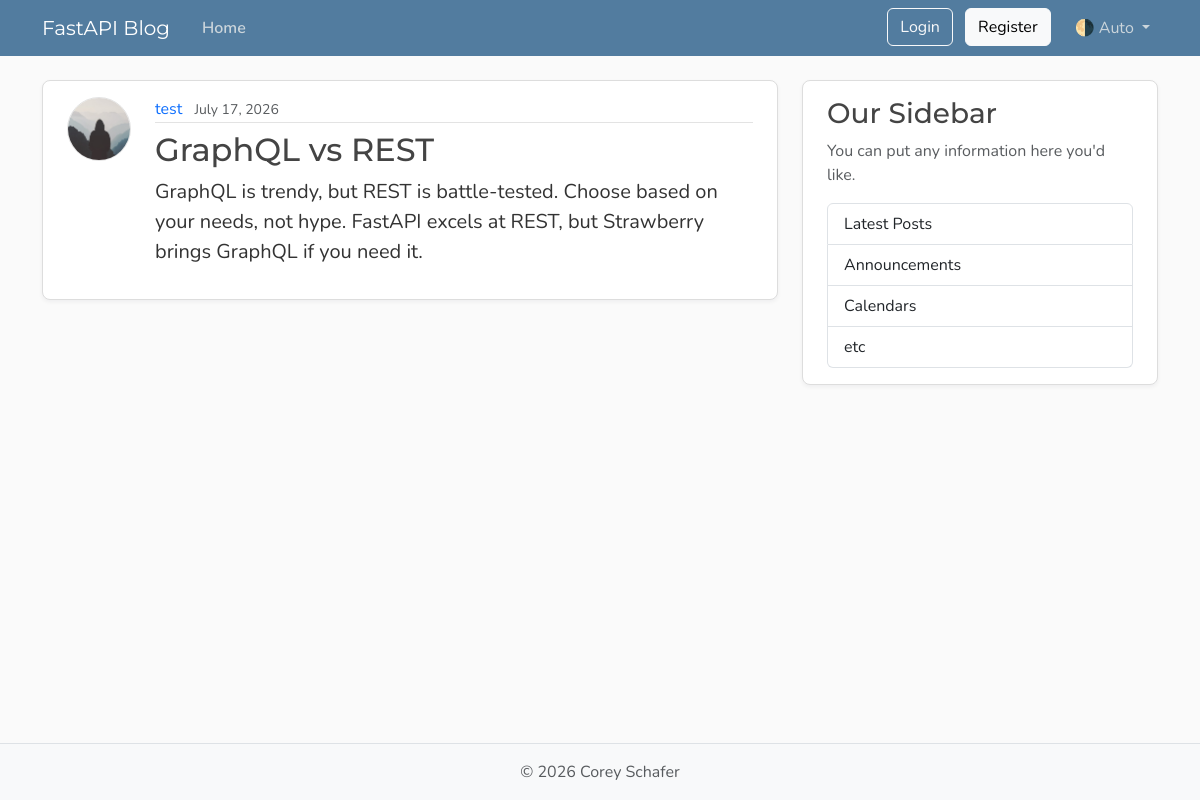
/posts/3, run on an earlier commit of the app's database.
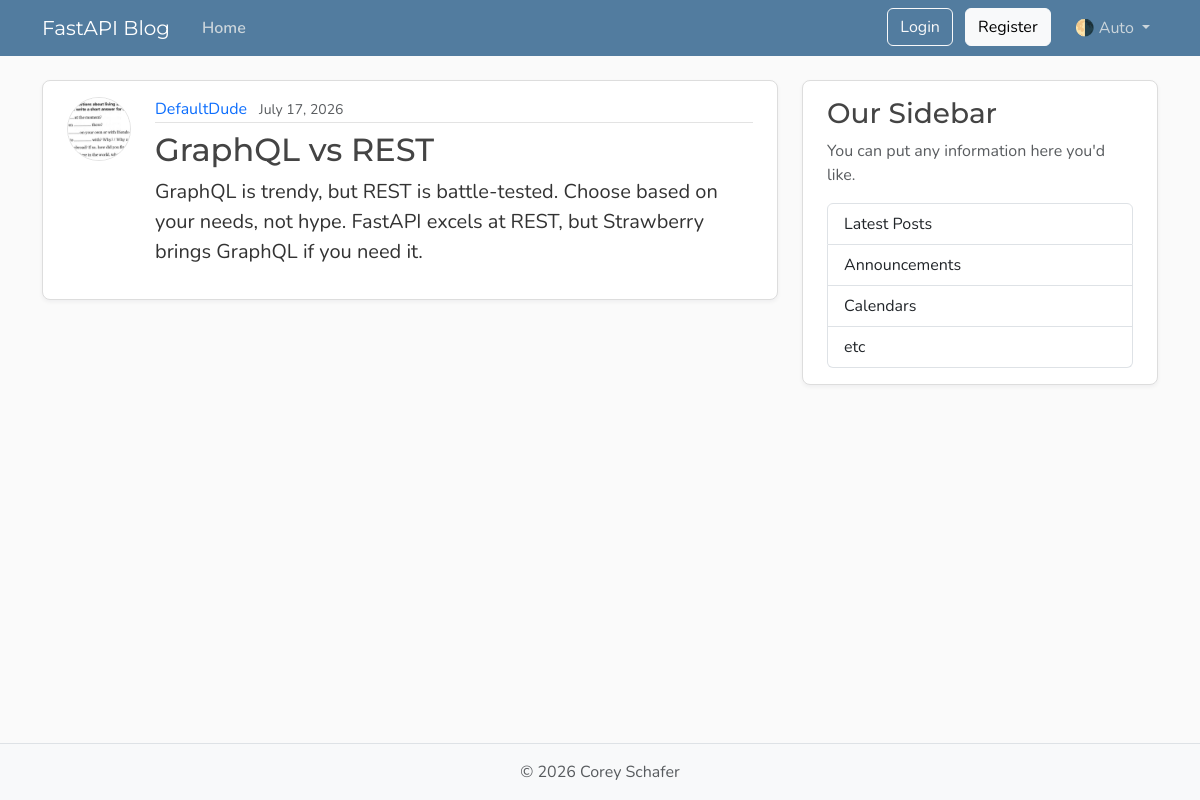
And on a later commit of the database.
### models.py (models this page shows, shortened)
class User(Base):
    __tablename__ = "users"
    id: Mapped[int] = mapped_column(Integer, primary_key=True, index=True)
    username: Mapped[str] = mapped_column(String(50), unique=True, nullable=False)
    email: Mapped[str] = mapped_column(String(120), unique=True, nullable=False)
    password_hash: Mapped[str] = mapped_column(String(200), nullable=False)
    image_file: Mapped[str | None] = mapped_column(
        String(200),
        nullable=True,
        default=None,
    )
    posts: Mapped[list[Post]] = relationship(back_populates="author", cascade="all, delete-orphan")
    reset_tokens: Mapped[list[PasswordResetToken]] = relationship(
            back_populates="user",
            cascade="all, delete-orphan",
        )

class Post(Base):
    __tablename__ = "posts"
    id: Mapped[int] = mapped_column(Integer, primary_key=True, index=True)
    title: Mapped[str] = mapped_column(String(100), nullable=False)
    content: Mapped[str] = mapped_column(Text, nullable=False)
    user_id: Mapped[int] = mapped_column(
        ForeignKey("users.id"),
        nullable=False,
        index=True,
    )
    date_posted: Mapped[datetime] = mapped_column(
        DateTime(timezone=True),
        default=lambda: datetime.now(UTC),
    )
    author: Mapped[User] = relationship(back_populates="posts")

### main.py (the view)
@app.get("/posts/{post_id}", include_in_schema=False)
async def post_page(request: Request, post_id: int, db: Annotated[AsyncSession, Depends(get_db)]):
    result = await db.execute(
        select(models.Post)
        .options(selectinload(models.Post.author))
        .where(models.Post.id == post_id))
    post = result.scalars().first()
    if post:
        title = post.title[:50]
        return templates.TemplateResponse(
            request,
            "post.html",
            {"post": post, "title": title},
        )
    raise HTTPException(status_code=status.HTTP_404_NOT_FOUND, detail="Post not found")

### templates/post.html (shortened to what this page needs)
{% extends "layout.html" %}
{% block content %}
  <article class="content-section py-3 px-4 mb-4">
    <div class="d-flex align-items-start gap-4">
      <img class="rounded-circle article-img flex-shrink-0"
           src="{{ post.author.image_path }}"
           alt="{{ post.author.username }}'s profile picture"
           width="64"
           height="64"
           loading="lazy">
      <div class="flex-grow-1">
        <div class="article-metadata mb-2">
          <a class="me-2" href="{{ url_for("user_posts", user_id=post.author.id) }}">{{ post.author.username }}</a>
          <small class="text-body-secondary">{{ post.date_posted.strftime('%B %d, %Y') }}</small>
        </div>
        <h2 class="article-title">{{ post.title }}</h2>
        <p class="article-content">{{ post.content }}</p>
      </div>
    </div>
  </article>
{% endblock content %}

### templates/layout.html (shortened to what this page needs)
<!DOCTYPE html>
<html lang="en">
<head>
  <link href="https://cdn.jsdelivr.net/npm/bootstrap@5.3.8/dist/css/bootstrap.min.css" rel="stylesheet"
>
  <link rel="stylesheet" type="text/css" href="{{ url_for('static', path='css/main.css') }}">
</head>
<body class="d-flex flex-column min-vh-100">
  <header class="site-header">
    <nav class="navbar navbar-expand-md bg-steel fixed-top" data-bs-theme="dark">
      <div class="container">
        <a class="navbar-brand me-4" href="{{ url_for('home') }}">FastAPI Blog</a>
        <div class="collapse navbar-collapse" id="navbarToggle">
          <div class="navbar-nav me-auto">
            <a class="nav-link active" aria-current="page" href="{{ url_for('home') }}">Home</a>
          </div>
          <div class="navbar-nav">
              <div id="loggedOutNav">
              <a class="btn btn-outline-light mb-2 mb-md-0 me-md-2"
                  href="{{ url_for("login_page") }}">Login</a>
              <a class="btn btn-light mb-2 mb-md-0 me-md-3"
                  href="{{ url_for("register_page") }}">Register</a>
              </div>
            <div class="nav-item dropdown">
              <a class="nav-link dropdown-toggle" href="#" role="button" id="bd-theme" data-bs-toggle="dropdown"
                aria-expanded="false">
                <span id="bd-theme-text">🌗 Auto</span>
              </a>
            </div>
          </div>
        </div>
      </div>
    </nav>
  </header>
  <main role="main" class="container">
    <div class="row">
      <div class="col-md-8">
        {% block content %}
        {% endblock content %}
      </div>
      <aside class="col-md-4">
        <div class="content-section py-3 px-4 mb-4">
          <h3>Our Sidebar</h3>
          <p class="text-body-secondary">You can put any information here you'd like.</p>
          <ul class="list-group">
            <li class="list-group-item">Latest Posts</li>
            <li class="list-group-item">Announcements</li>
            <li class="list-group-item">Calendars</li>
            <li class="list-group-item">etc</li>
          </ul>
        </div>
      </aside>
    </div>
  </main>
  <footer class="mt-auto py-3 bg-body-tertiary border-top">
    <div class="container text-center">
      <p class="text-body-secondary mb-0">
        © <span id="year"></span> Corey Schafer
      </p>
    </div>
  </footer>
</body>
</html>

### static/css/main.css (style rules this page uses)
:root { --font-heading: "Montserrat", system-ui, -apple-system, BlinkMacSystemFont, sans-serif; --font-body: "Nunito", system-ui, -apple-system, BlinkMacSystemFont, sans-serif; --color-bg-body: #fafafa; --color-bg-content: #ffffff; --color-text-primary: #333333; --color-text-heading: #444444; --color-steel: #527c9f; --color-nav-link: #cbd5db; --color-nav-link-hover: #ffffff; --color-link-hover: #428bca; --color-border: #dddddd; --color-border-light: #e3e3e3; --spacing-xl: 5rem; --article-img-size: 4rem; --account-img-size: 7.813rem; }
body { font-family: var(--font-body); background: var(--color-bg-body); color: var(--color-text-primary); }
main { padding-top: var(--spacing-xl); }
h1, h2, h3, h4, h5, h6 { font-family: var(--font-heading); color: var(--color-text-heading); }
.navbar-brand { font-family: var(--font-heading); }
a { text-decoration: none; }
.bg-steel { background-color: var(--color-steel); }
.site-header .navbar-nav .nav-link { color: var(--color-nav-link); transition: color 0.2s ease-in-out; }
.site-header .navbar-nav .nav-link.active { font-weight: 600; }
.content-section { background: var(--color-bg-content); border: 1px solid var(--color-border); border-radius: 0.5rem; box-shadow: 0 2px 4px rgba(15, 23, 42, 0.05); transition: box-shadow 0.15s ease, transform 0.15s ease, border-color 0.15s ease; }
.article-title { color: var(--color-text-heading); transition: color 0.2s ease-in-out; }
.article-content { white-space: pre-line; font-size: 1.25rem; }
.article-img { height: var(--article-img-size); width: var(--article-img-size); flex-shrink: 0; object-fit: cover; border: 1px solid var(--color-border-light); box-shadow: 0 0 0 2px var(--color-bg-content); }
.article-metadata { padding-bottom: 0.063rem; border-bottom: 1px solid var(--color-border-light); }
.article-metadata a { transition: color 0.2s ease-in-out; }
[data-bs-theme="dark"] { --color-bg-body: #1a1a1a; --color-bg-content: #2d2d2d; --color-text-primary: #e0e0e0; --color-text-heading: #f0f0f0; --color-border: #404040; --color-border-light: #4a4a4a; }

What changed in the data, as far as the page shows it:
changed User: author.image_path: picture added in place of a placeholder; author.username "test" → "DefaultDude"
